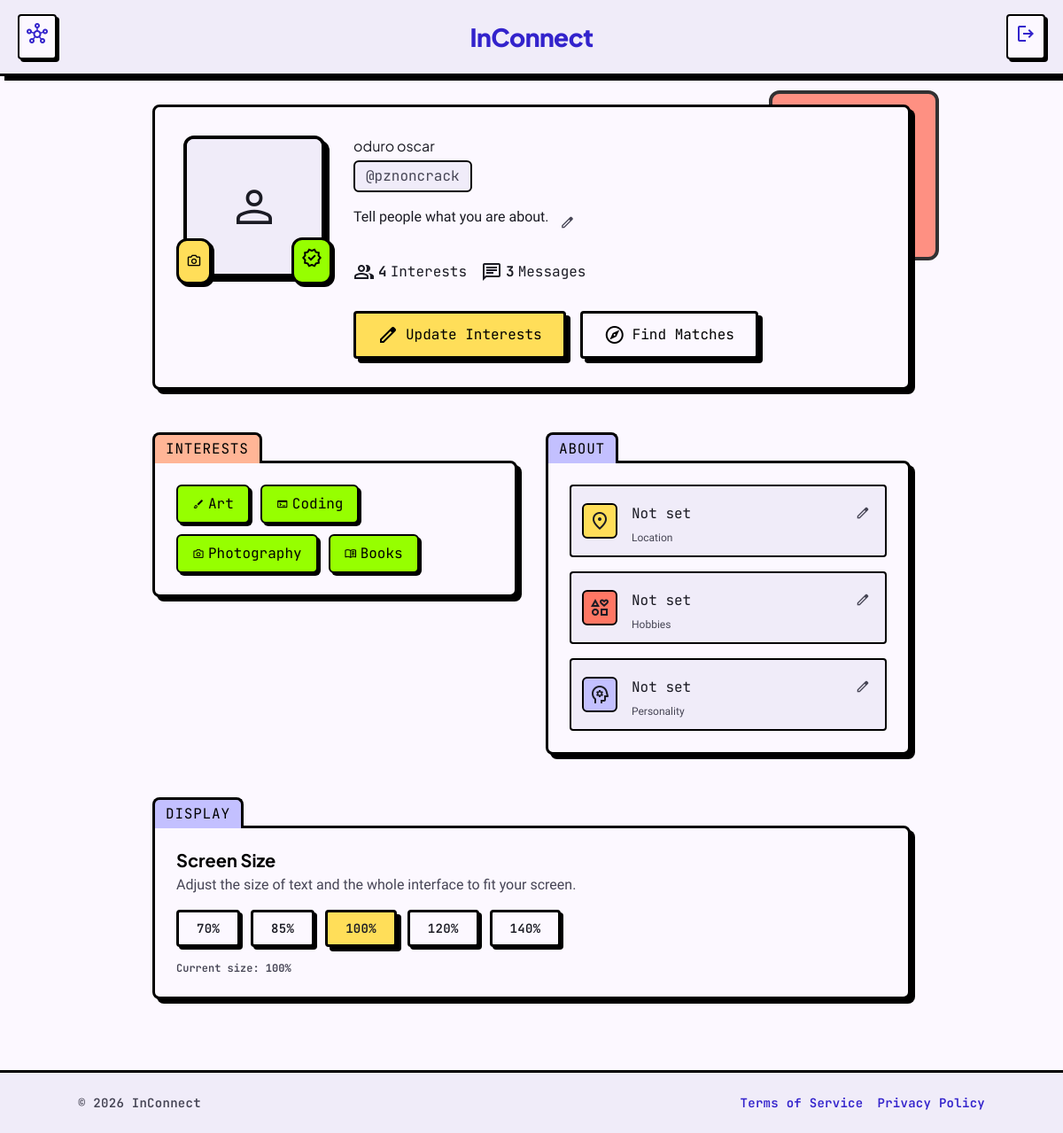
Page /profile/ (signed in) on the committed database.
### knotapp/models.py (models this page shows, shortened)
class Profile(models.Model):
    user = models.OneToOneField(settings.AUTH_USER_MODEL, on_delete=models.CASCADE, related_name='profile')
    bio = models.TextField(blank=True)
    interests = models.ManyToManyField(Interest, blank=True, related_name='profiles')
    avatar = models.ImageField(upload_to='avatars/', blank=True, null=True)
    location = models.CharField(max_length=100, blank=True, default='')
    hobbies = models.CharField(max_length=255, blank=True, default='')
    personality = models.CharField(max_length=50, blank=True, default='')
    zoom_level = models.PositiveIntegerField(default=100)
    email_verified = models.BooleanField(default=False)
    created_at = models.DateTimeField(auto_now_add=True)
    @property
    def full_name(self):
        return self.user.get_full_name() or self.user.username

class Interest(models.Model):
    name = models.CharField(max_length=100, unique=True)
    icon = models.CharField(max_length=50, blank=True, default='')
    category = models.CharField(max_length=50, blank=True, default='')
    created_at = models.DateTimeField(auto_now_add=True)

### knotapp/views.py (the view)
# urls.py: path('profile/', views.profile, name='profile'),
@login_required
def profile(request):
    profile, _ = Profile.objects.get_or_create(user=request.user)
    return render(request, 'profile.html', {'profile': profile})

### knotapp/context_processors.py (called while the page is built)
def profile_settings(request):
    zoom = 100
    has_unverified_email = False
    if request.user.is_authenticated:
        profile, _ = Profile.objects.get_or_create(user=request.user)
        zoom = profile.zoom_level
        has_unverified_email = bool(request.user.email) and not profile.email_verified
    return {'zoom_level': zoom, 'zoom_options': ZOOM_OPTIONS, 'has_unverified_email': has_unverified_email}

### Templates/profile.html (shortened to what this page needs)
{% extends 'base.html' %}
{% block body_classes %}bg-background text-on-surface font-body-md antialiased pb-24 md:pb-0{% endblock %}
{% block content %}
<div class="page-enter bg-background text-on-surface font-body-md antialiased pb-24 md:pb-0">
<header class="bg-surface-container w-full top-0 sticky border-b-[3px] border-stroke-black shadow-[5px_5px_0px_0px_rgba(0,0,0,1)] flex justify-between items-center px-margin-page py-4 z-50 transition-all hidden md:flex">
    <a href="{% url 'matches' %}" class="text-primary hover:translate-x-[2px] hover:translate-y-[2px] hover:shadow-none active:translate-x-[5px] active:translate-y-[5px] active:shadow-none transition-all p-2 border-2 border-stroke-black rounded-lg neo-shadow-sm bg-surface">
        <span class="material-symbols-outlined">hub</span>
    </a>
    <h1 class="font-headline-md text-headline-md font-black text-primary">InConnect</h1>
    <a href="{% url 'logout' %}" class="text-primary hover:translate-x-[2px] hover:translate-y-[2px] hover:shadow-none active:translate-x-[5px] active:translate-y-[5px] active:shadow-none transition-all p-2 border-2 border-stroke-black rounded-lg neo-shadow-sm bg-surface">
        <span class="material-symbols-outlined">logout</span>
    </a>
</header>
<main class="max-w-4xl mx-auto px-margin-page py-8 space-y-12">
    <section class="relative">
        <div class="relative z-10 bg-surface rounded-xl neo-border neo-shadow p-6 md:p-8 flex flex-col md:flex-row items-center md:items-start gap-6 md:gap-8">
            <div class="relative shrink-0">
                <div class="w-32 h-32 md:w-40 md:h-40 rounded-full border-[4px] border-stroke-black overflow-hidden neo-shadow bg-surface-variant">
                    {% if profile.avatar %}
                    <img class="w-full h-full object-cover" src="{{ profile.avatar.url }}" alt="Profile Picture"/>
                    {% else %}
                    <div class="w-full h-full bg-surface-container flex items-center justify-center">
                        <span class="material-symbols-outlined text-6xl">person</span>
                    </div>
                    {% endif %}
                </div>
                <div class="absolute -bottom-2 -right-2 bg-neon-lime border-[3px] border-stroke-black rounded-full p-2 neo-shadow-sm">
                    <span class="material-symbols-outlined text-stroke-black">verified</span>
                </div>
                <button id="change-photo-btn" type="button" class="absolute -bottom-2 -left-2 bg-vivid-yellow border-[3px] border-stroke-black rounded-full p-2 neo-shadow-sm hover:translate-y-[-2px] transition-all" title="Change photo">
                    <span class="material-symbols-outlined text-lg text-stroke-black">photo_camera</span>
                </button>
            </div>
            <div class="flex-1 text-center md:text-left space-y-4 w-full">
                <div>
                    <h2 class="font-headline-lg-mobile md:font-headline-lg text-on-surface mb-1">{{ profile.full_name }}</h2>
                    <p class="font-label-md text-on-surface-variant bg-surface-container inline-block px-3 py-1 rounded-md border-2 border-stroke-black">@{{ profile.user.username }}</p>
                </div>
                <div id="bio-display" class="flex items-start gap-2 justify-center md:justify-start">
                    <p class="font-body-md text-on-surface max-w-lg mx-auto md:mx-0">
                        {{ profile.bio|default:'Tell people what you are about.' }}
                    </p>
                    <button type="button" id="edit-bio-btn" class="shrink-0 p-1 text-on-surface-variant hover:text-on-surface transition-colors" title="Edit bio">
                        <span class="material-symbols-outlined text-lg">edit</span>
                    </button>
                </div>
                <div class="flex flex-wrap justify-center md:justify-start gap-4 pt-2">
                    <div class="flex items-center gap-1 font-label-md text-on-surface">
                        <span class="material-symbols-outlined">group</span>
                        <span class="font-bold">{{ profile.interests.count }}</span> Interests
                    </div>
                    <div class="flex items-center gap-1 font-label-md text-on-surface">
                        <span class="material-symbols-outlined">chat</span>
                        <span class="font-bold">{{ request.user.sent_messages.count }}</span> Messages
                    </div>
                </div>
                <div class="flex flex-col sm:flex-row gap-4 pt-4">
                    <a href="{% url 'onboarding' %}" class="bg-vivid-yellow text-stroke-black font-label-md px-6 py-3 rounded-lg neo-border neo-shadow active:translate-x-[5px] active:translate-y-[5px] active:shadow-none transition-all flex-1 md:flex-none flex items-center justify-center gap-2">
                        <span class="material-symbols-outlined">edit</span>
                        Update Interests
                    </a>
                    <a href="{% url 'matches' %}" class="bg-surface text-stroke-black font-label-md px-6 py-3 rounded-lg neo-border neo-shadow active:translate-x-[5px] active:translate-y-[5px] active:shadow-none transition-all flex-1 md:flex-none flex items-center justify-center gap-2">
                        <span class="material-symbols-outlined">explore</span>
                        Find Matches
                    </a>
                </div>
            </div>
        </div>
    </section>
    <section class="grid grid-cols-1 md:grid-cols-2 gap-8">
        <div>
            <div class="folder-tab bg-tertiary-fixed-dim font-label-sm uppercase tracking-wider text-stroke-black">Interests</div>
            <div class="bg-surface p-6 rounded-xl rounded-tl-none neo-border neo-shadow">
                <div class="flex flex-wrap gap-3">
                    {% for i in profile.interests.all %}
                    <span class="bg-neon-lime text-stroke-black font-label-md px-4 py-2 rounded-md border-2 border-stroke-black neo-shadow-sm flex items-center gap-1">
                        <span class="material-symbols-outlined text-sm">{{ i.icon|default:'star' }}</span> {{ i.name }}
                    </span>
                    {% empty %}
                    <p class="font-body-md text-on-surface-variant">No interests selected yet.</p>
                    {% endfor %}
                </div>
            </div>
        </div>
        <div>
            <div class="folder-tab bg-primary-fixed-dim font-label-sm uppercase tracking-wider text-stroke-black">About</div>
            <div class="bg-surface p-6 rounded-xl rounded-tl-none neo-border neo-shadow">
                <ul class="space-y-4">
                    <li class="flex items-center gap-4 p-3 bg-surface-container rounded-lg border-2 border-stroke-black">
                        <div class="w-10 h-10 bg-vivid-yellow rounded-md border-2 border-stroke-black flex items-center justify-center shrink-0">
                            <span class="material-symbols-outlined">location_on</span>
                        </div>
                        <div class="flex-1">
                            <div class="flex items-center justify-between gap-2">
                                <p id="location-value" class="font-label-md">{{ profile.location|default:'Not set' }}</p>
                                <button type="button" id="edit-location-btn" class="shrink-0 p-1 text-on-surface-variant hover:text-on-surface transition-colors" title="Edit location">
                                    <span class="material-symbols-outlined text-lg">edit</span>
                                </button>
                            </div>
                            <p class="text-xs font-body-md text-on-surface-variant">Location</p>
                        </div>
                    </li>
                    <li class="flex items-center gap-4 p-3 bg-surface-container rounded-lg border-2 border-stroke-black">
                        <div class="w-10 h-10 bg-secondary-container rounded-md border-2 border-stroke-black flex items-center justify-center shrink-0">
                            <span class="material-symbols-outlined">interests</span>
                        </div>
                        <div class="flex-1">
                            <div class="flex items-center justify-between gap-2">
                                <p id="hobbies-value" class="font-label-md">{{ profile.hobbies|default:'Not set' }}</p>
                                <button type="button" id="edit-hobbies-btn" class="shrink-0 p-1 text-on-surface-variant hover:text-on-surface transition-colors" title="Edit hobbies">
                                    <span class="material-symbols-outlined text-lg">edit</span>
                                </button>
                            </div>
                            <p class="text-xs font-body-md text-on-surface-variant">Hobbies</p>
                        </div>
                    </li>
                    <li class="flex items-center gap-4 p-3 bg-surface-container rounded-lg border-2 border-stroke-black">
                        <div class="w-10 h-10 bg-primary-fixed-dim rounded-md border-2 border-stroke-black flex items-center justify-center shrink-0">
                            <span class="material-symbols-outlined">psychology</span>
                        </div>
                        <div class="flex-1">
                            <div class="flex items-center justify-between gap-2">
                                <p id="personality-value" class="font-label-md">{{ profile.personality|default:'Not set' }}</p>
                                <button type="button" id="edit-personality-btn" class="shrink-0 p-1 text-on-surface-variant hover:text-on-surface transition-colors" title="Edit personality">
                                    <span class="material-symbols-outlined text-lg">edit</span>
                                </button>
                            </div>
                            <p class="text-xs font-body-md text-on-surface-variant">Personality</p>
                        </div>
                    </li>
                </ul>
            </div>
        </div>
    </section>
    <section>
        <div class="folder-tab bg-primary-fixed-dim font-label-sm uppercase tracking-wider text-stroke-black">Display</div>
        <div class="bg-surface p-6 rounded-xl rounded-tl-none neo-border neo-shadow">
            <h3 class="font-headline-sm text-headline-sm text-stroke-black mb-1">Screen Size</h3>
            <p class="font-body-md text-body-md text-on-surface-variant mb-4">Adjust the size of text and the whole interface to fit your screen.</p>
            <form method="post" action="{% url 'update_zoom' %}" class="flex flex-wrap items-center gap-3">
                {% for level in zoom_options %}
                <button type="submit" name="zoom" value="{{ level }}" class="px-5 py-2 rounded-lg border-[3px] border-stroke-black font-label-md text-label-md transition-all {% if profile.zoom_level == level %}bg-vivid-yellow neo-shadow{% else %}bg-surface neo-shadow-sm hover:bg-surface-container{% endif %}">
                    {{ level }}%
                </button>
                {% endfor %}
            </form>
            <p class="font-label-sm text-label-sm text-on-surface-variant mt-4">Current size: <span class="font-bold">{{ profile.zoom_level }}%</span></p>
        </div>
    </section>
</main>
{% include '_footer.html' %}
</div>
{% endblock %}

### Templates/base.html (style rules this page uses)
.neo-shadow { box-shadow: 5px 5px 0px 0px rgba(0,0,0,1); }
.neo-shadow-sm { box-shadow: 3px 3px 0px 0px rgba(0,0,0,1); }
.neo-border { border-width: 3px; border-color: #000000; border-style: solid; }
body { min-height: max(884px, 100dvh); }
.page-enter { animation: page-fade-up 0.45s cubic-bezier(0.16, 1, 0.3, 1) both; }

### Templates/profile.html (style rules this page uses)
.neo-shadow { box-shadow: 5px 5px 0px 0px rgba(0,0,0,1); }
.neo-shadow-sm { box-shadow: 3px 3px 0px 0px rgba(0,0,0,1); }
.folder-tab { position: relative; border-top: 3px solid black; border-left: 3px solid black; border-right: 3px solid black; border-top-left-radius: 8px; border-top-right-radius: 8px; margin-bottom: -3px; z-index: 10; padding: 4px 12px; display: inline-block; }
body { background-color: #fcf8ff; background-image: radial-gradient(#dcd8e5 1px, transparent 1px); background-size: 20px 20px; }

### rows in the picture
Profile: full_name "oduro oscar", user.username "pznoncrack", bio "Tell people what you are about.", interests.count "4", location "Not set", hobbies "Not set", personality "Not set", zoom_level "100"
Interest: name "Art"
Interest: name "Coding"
Interest: name "Photography"
Interest: name "Books"

### other values in the picture
{{ request.user.sent_messages.count }} "3"
{{ level }} "70" "85" "100" "120" "140"
